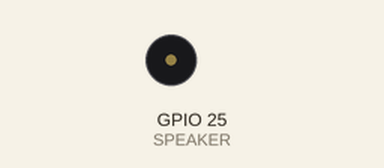
A sketch run on a simulated ESP32. On the bench: buzzer (waves = sounding).

Above: at 0.6 s.
At 3.5 s:
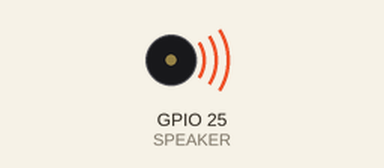
Timing chart, 0 to 5.4 s (numbered marks = the images above):
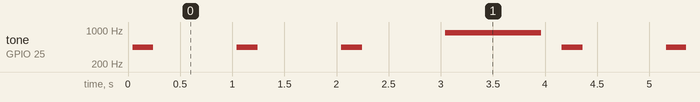

The sketch:

speaker.ino
```cpp
#define SPEAKER 25
void setup() {
pinMode(SPEAKER,OUTPUT);
//speaker 扬声器
}
void loop(){
 //三回ループ
 for(int x=0;x<3;x++){
  //  1/440hz=2.273ms
  //  200/2.273=88.xx
  for(int y=0;y<88;y++){
    digitalWrite(SPEAKER,HIGH);//出力high
    delayMicroseconds(1136);//bi
    digitalWrite(SPEAKER,LOW);//出力low
    delayMicroseconds(1136);
  }
  delay(800);//0.8s
 }
 //880hz 1s=1000ms 1000/1.25=800
  for(int y=0;y<800;y++){
    digitalWrite(SPEAKER,HIGH);
    delayMicroseconds(568);//pi
    digitalWrite(SPEAKER,LOW);
    delayMicroseconds(568);
  }
  delay(200);//0.2s
}
```

Measured:
- by itself, tone on GPIO 25 (SPEAKER): repeats every 4.1 s: 2 × (silent 0.80 s, 439 Hz 0.20 s), silent 0.80 s, 874 Hz 0.92 s, silent 0.20 s, 439 Hz 0.20 s
